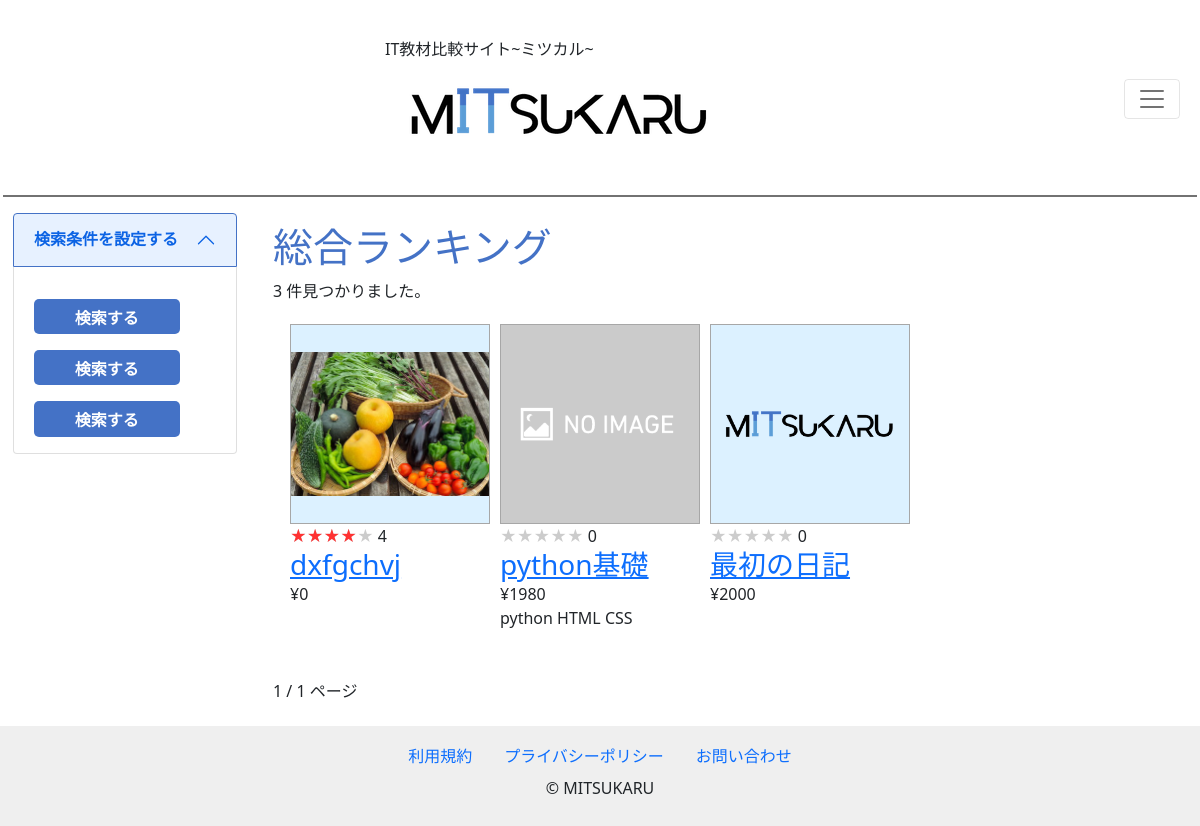
The page / on the database its author committed.
### product/models.py (models this page shows, shortened)
class Product(models.Model):
    picture = models.ImageField(default='images/no_image.png',blank=True,upload_to='images')
    title = models.CharField(max_length=100)
    producer = models.CharField(default="",max_length=50)
    contents = models.TextField(default="", max_length=1000, blank=True)
    language_tags = models.TextField(default="",max_length=500, blank=True)
    level_tags = models.TextField(default="",max_length=500, blank=True)
    content_tags = models.TextField(default="",max_length=500, blank=True)
    urls = models.URLField(default="",blank=True)
    price = models.IntegerField(default=0,blank=False)
    score = models.FloatField(default=0.0)
    created_at = models.DateField(auto_now_add=True)
    updated_at = models.DateField(auto_now=True)

### mainapp/views.py (the view)
# urls.py: path('', views.index, name='index'),
def index(request):
    level_tag = ''
    language_tag = ''
    content_tag = ''
    if 'level_tag' in request.GET or 'language_tag' in request.GET or 'content_tag' in request.GET:
        if 'level_tag' in request.GET:
            level_tag = request.GET['level_tag']
        if 'language_tag' in request.GET:
            language_tag = request.GET['language_tag']
        if 'content_tag' in request.GET:
            content_tag = request.GET['content_tag']
        products = Product.objects.filter(level_tags__icontains=level_tag,language_tags__icontains=language_tag,content_tags__icontains=content_tag).order_by('score').reverse()
        product_count = products.count()
    else:
        products = Product.objects.all().order_by('score').reverse()
        product_count = products.count()
    level_tag_list = LevelTagMaster.objects.all()
    language_tag_list = LanguageTagMaster.objects.all()
    content_tag_list = ContentTagMaster.objects.all()
    paginator = Paginator(products,50)
    page_number = request.GET.get('page')
    context = {
        'level_tag' : level_tag,
        'language_tag' : language_tag,
        'content_tag' : content_tag,
        'level_tag_list':level_tag_list,
        'language_tag_list':language_tag_list,
        'content_tag_list':content_tag_list,
        'page_obj' : paginator.get_page(page_number),
        'page_number' : page_number,
        'count' : product_count
    }
    return render(request,'mainapp/index.html',context)

### templates/mainapp/index.html (shortened to what this page needs)
{% extends 'mainapp/base.html' %}
{% block content %}
<h1>
    {% if level_tag or language_tag or content_tag %}
        {% if level_tag %}{{level_tag}}{% endif %}
        {% if language_tag %}{{language_tag}}{% endif %}
        {% if content_tag %}{{content_tag}}{% endif %}
        {% if level_tag or language_tag or content_tag %}の{% endif %}ランキング
    {% else %}
        総合ランキング
    {% endif %}
</h1>
<p>{{ count }} 件見つかりました。</p>
<div class="container display-flex flex-direction-row flex-wrap-wrap">
    {% for product in page_obj %}
        <div class="product-box flex-item">
            <a href="./product/{{ product.pk }}">
                <div class="image">
                    <img src='/media/{{product.picture}}' >
                </div>
            </a>
            <p class="result-rating-rate ">
                <span class="star5_rating" data-rate="{{ product.score|floatformat }}"></span>
                <span class="number_rating">{{ product.score|floatformat }}</span>
            </p>
            <h3><a href="./product/{{ product.pk }}">{{ product.title }}</a></h3>
            <p class="price">
                ¥{{ product.price }}
            </p>
            <p>{{ product.language_tags }}</p>
        </div>
    {% endfor %}
</div>
<span>
    {{ page_obj.number }} / {{ page_obj.paginator.num_pages }} ページ
</span>
{% endblock %}

### templates/mainapp/base.html (shortened to what this page needs)
<!DOCTYPE html>
{% load static %}
{% load humanize %}
<!doctype html>
<html lang="en">
  <head>
    <link href="https://cdn.jsdelivr.net/npm/bootstrap@5.0.0-beta1/dist/css/bootstrap.min.css" rel="stylesheet">
    <link rel="stylesheet" href="{% static 'css/mainapp/style.css' %}">
    <link rel="stylesheet" href="{% static 'css/common_style.css' %}">
    <link rel="stylesheet" href="{% static 'css/star.css' %}">
  </head>
  {% include 'common/header.html' %}
  <body>
    <main>
    {% block content %}
    {% endblock %}
    </main>
      <div id="search-word">
      <div class="accordion" id="searchAccordion">
        <div class="accordion-item">
          <h2 class="accordion-header" id="headingOne">
            <button class="accordion-button fw-bold" type="button" data-bs-toggle="collapse" data-bs-target="#collapseOne" aria-expanded="true" aria-controls="collapseOne">
              検索条件を設定する
            </button>
          </h2>
          <div id="collapseOne" class="accordion-collapse collapse show" aria-labelledby="headingOne" data-bs-parent="#searchAccordion">
            <div class="accordion-body">
              <form name="level_tags" action="/" method="GET">
                <input class="btn" type="submit" value="検索する">
                <input class="btn" type="submit" value="検索する">
                <input class="btn" type="submit" value="検索する">
              </form>
            </div>
          </div>
        </div>
      </div>
    </div>
    <footer>
      <ul class="nav justify-content-center">
        <li class="nav-item">
          <a class="nav-link" href="/term">利用規約</a>
        </li>
        <li class="nav-item">
          <a class="nav-link" href="/privacy">プライバシーポリシー</a>
        </li>
        <li class="nav-item">
          <a class="nav-link" href="/contact">お問い合わせ</a>
        </li>
      </ul>
      <p class="copyright text-center fw-lighter">&copy;  MITSUKARU</p>
    </footer>
  </body>
</html>

### templates/common/header.html (shortened to what this page needs)
    <header>
      <div class="logo ms-auto">
        <p>IT教材比較サイト~ミツカル~</p>
        <img src="/static/images/logo.png">
      </div>
      <nav class="navbar navbar-expand-xxl navbar-light ms-auto">
        <div class="container-fluid">
          <button class="navbar-toggler" type="button" data-toggle="collapse" data-bs-toggle="collapse" data-bs-target="#navbarNav" aria-controls="navbarNav" aria-expanded="false" aria-label="Toggle navigation">
            <span class="navbar-toggler-icon"></span>
          </button>
        </div>
      </nav>
    </header>

### static/css/mainapp/style.css (style rules this page uses)
body { display: grid; margin: 0; min-height: 100vh; grid-template-rows: 200px 1fr 100px; grid-template-columns: 250px 1fr; grid-template-areas: "header header" "search-word main" "footer footer"; }
body > * { margin: 3px; padding: 10px; }
footer { grid-area: footer; background: #aaa; }
ul { list-style-type: none; padding: 0; }
.display-flex { display: flex; }
.flex-direction-row { flex-direction: row; }
.flex-wrap-wrap { flex-wrap: wrap; }
.flex-item { width:200px; height:350px; }
.product-box { margin: 5px; padding:0; }
.product-box h3 { margin: 0; padding: 0; }
.product-box p { margin: 0; padding: 0; }
.btn { border-radius: 5px; background-color: #4472c6; color: #fff; width:80%; height:2.2em; font-weight: bold; font-size: 1em; }
img { width:100%; }

### static/css/common_style.css (style rules this page uses)
h1 { color:#4472c6; }
header { grid-area: header; border-bottom:solid 2px rgb(114, 114, 114); display: flex; justify-content: center; align-items: center; padding: 5px; }
header img { height:80%; }
header p { padding: 0; margin: 0; }
main { grid-area: main; padding:20px; }
#search-word { grid-area: search-word; font-weight: bold; }
.accordion-button { border-color: #4472c6; color: #4472c6; }
footer { grid-area: footer; padding: 10px; background-color: #efefef; margin:0; }
ul { list-style-type: none; padding: 0; }
.display-flex { display: flex; }
.flex-direction-row { flex-direction: row; }
.flex-wrap-wrap { flex-wrap: wrap; }
.flex-item { width:200px; height:350px; }
.image { border: 1px solid #a7a7a7; height:200px; background-color: rgb(220, 241, 255); }
.image img { object-fit: contain; width: 100%; height: 100%; }

### static/css/star.css (style rules this page uses)
.star5_rating { position: relative; z-index: 0; display: inline-block; white-space: nowrap; color: #CCCCCC; }
.star5_rating::before, .star5_rating::after { content: '★★★★★'; }
.star5_rating::after { position: absolute; z-index: 1; top: 0; left: 0; overflow: hidden; white-space: nowrap; color: #ff3232; }
.star5_rating[data-rate="4"]:after { width: 80%; }
.star5_rating[data-rate="0"]:after { width: 0%; }

### rows shown on the page
Product: picture (picture), score "4", title "dxfgchvj", price "0"
Product: picture (placeholder picture), score "0", title "python基礎", price "1980", language_tags "python HTML CSS"
Product: picture (picture), score "0", title "最初の日記", price "2000"

### other values the page prints
{{ count }} "3"
{{ page_obj.number }} "1"
{{ page_obj.paginator.num_pages }} "1"
